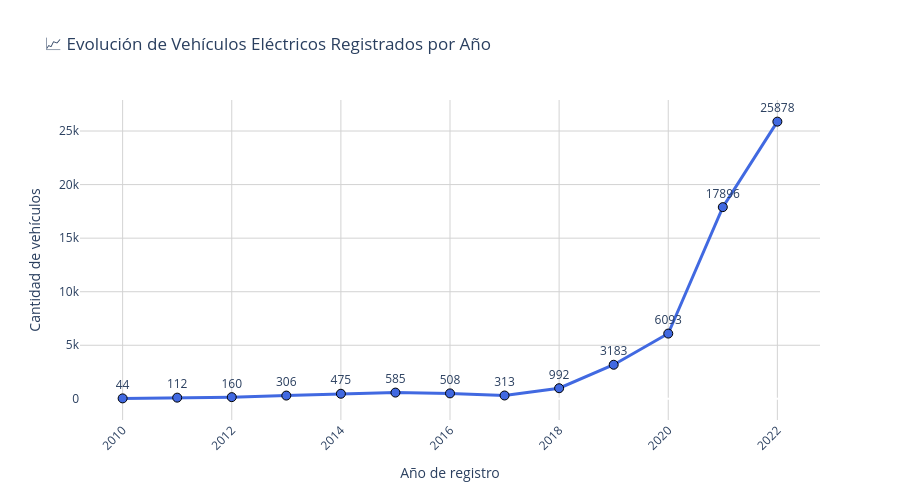

The notebook cell saved with this chart:
### Code cell
# 📈 Gráfica dinámica: Evolución de vehículos eléctricos registrados por año
import plotly.express as px

if df is not None and not df.empty:
    # Agrupar por año y ordenar cronológicamente
    conteo_anual = (
        df["AÑO_REGISTRO"]
        .value_counts()
        .reset_index()
    )
    conteo_anual.columns = ["Año", "Cantidad"]
    conteo_anual = conteo_anual.sort_values("Año")  # ✅ Corrección clave

    print("📈 Creando gráfica de vehículos registrados por año...")

    # Crear gráfico dinámico
    fig_vehiculos_anual = px.line(
        conteo_anual,
        x="Año",
        y="Cantidad",
        text="Cantidad",  # ✅ Mostrar valores encima de los puntos
        markers=True,
        title="📈 Evolución de Vehículos Eléctricos Registrados por Año",
        labels={"Año": "Año de registro", "Cantidad": "Cantidad de vehículos"},
    )

    # Personalización de estilo
    fig_vehiculos_anual.update_traces(
        line=dict(color="royalblue", width=3),
        marker=dict(size=9, line=dict(color="black", width=1)),
        textposition="top center"
    )

    # Ajustes visuales
    fig_vehiculos_anual.update_layout(
        height=500,
        xaxis_tickangle=-45,
        plot_bgcolor="white",
        xaxis=dict(showgrid=True, gridcolor="lightgray"),
        yaxis=dict(showgrid=True, gridcolor="lightgray"),
    )

    fig_vehiculos_anual.show()

else:
    print("❌ No hay datos disponibles para crear la gráfica de vehículos por año")

### Figure 1 — Plotly figure (JSON) as saved in the notebook; plotly's stock layout.template omitted (floating-point values rounded to 4 significant figures)
{"data": [{"hovertemplate": "Año de registro=%{x}<br>Cantidad de vehículos=%{text}<extra></extra>", "legendgroup": "", "line": {"color": "royalblue", "dash": "solid", "width": 3}, "marker": {"line": {"color": "black", "width": 1}, "size": 9, "symbol": "circle"}, "mode": "lines+markers+text", "name": "", "orientation": "v", "showlegend": false, "text": [44.0, 112.0, 160.0, 306.0, 475.0, 585.0, 508.0, 313.0, 992.0, 3183.0, 6093.0, 17900.0, 25880.0], "textposition": "top center", "type": "scatter", "x": [2010, 2011, 2012, 2013, 2014, 2015, 2016, 2017, 2018, 2019, 2020, 2021, 2022], "xaxis": "x", "y": [44, 112, 160, 306, 475, 585, 508, 313, 992, 3183, 6093, 17896, 25878], "yaxis": "y"}], "layout": {"height": 500, "legend": {"tracegroupgap": 0}, "plot_bgcolor": "white", "title": {"text": "📈 Evolución de Vehículos Eléctricos Registrados por Año"}, "xaxis": {"anchor": "y", "domain": [0, 1], "gridcolor": "lightgray", "showgrid": true, "tickangle": -45, "title": {"text": "Año de registro"}}, "yaxis": {"anchor": "x", "domain": [0, 1], "gridcolor": "lightgray", "showgrid": true, "title": {"text": "Cantidad de vehículos"}}}}
